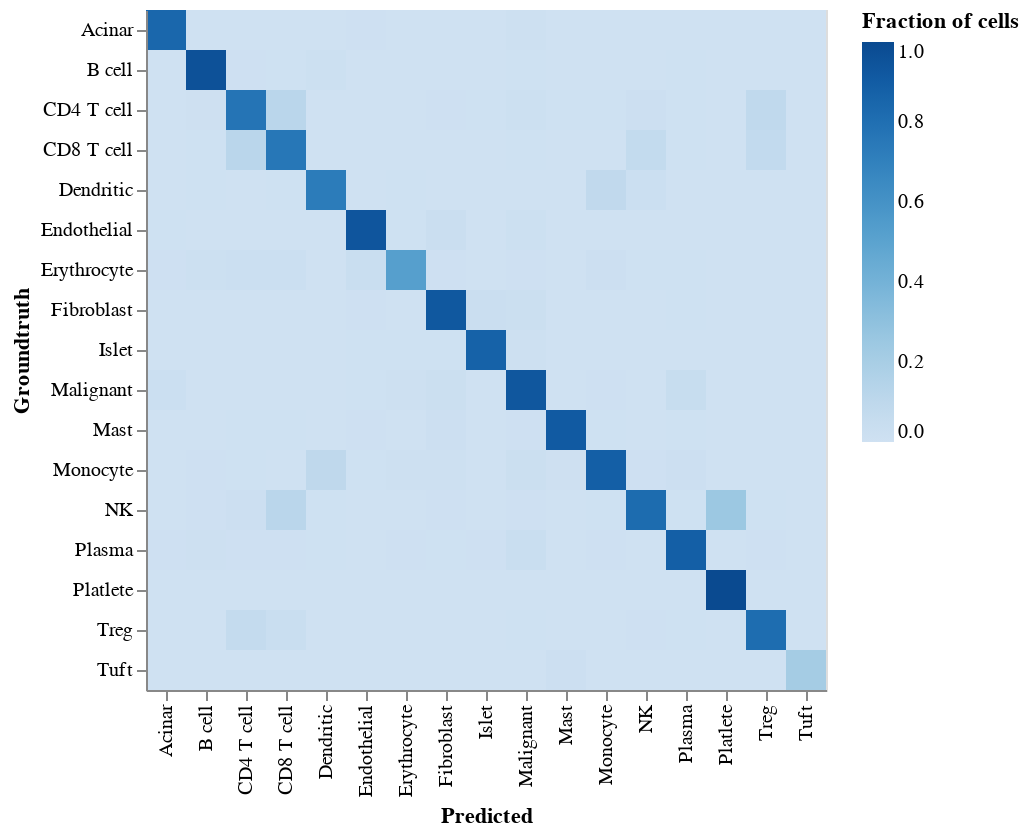

Notebook code cell kept with this figure:
### Code cell
chart = alt.Chart(pdf).mark_rect().encode(
    x=alt.X('Predicted:O'),
    y=alt.Y('Groundtruth:O'),
    color=alt.Color('Fraction of cells', scale=alt.Scale(zero=True, scheme='Blues'))
)
chart

### Figure 1 — Vega-Lite specification as saved in the notebook (floating-point values rounded to 4 significant figures; data arrays with more than 128 entries replaced by an {"elided": "..."} marker saying what was removed)
{"config": {"view": {"continuousWidth": 400, "continuousHeight": 300}}, "data": {"name": "data-848ad01897ee29867185b9ce0b823945"}, "mark": "rect", "encoding": {"color": {"type": "quantitative", "field": "Fraction of cells", "scale": {"scheme": "Blues", "zero": true}}, "x": {"type": "ordinal", "field": "Predicted"}, "y": {"type": "ordinal", "field": "Groundtruth"}}, "$schema": "https://vega.github.io/schema/vega-lite/v4.8.1.json", "datasets": {"data-848ad01897ee29867185b9ce0b823945": {"elided": "289 records"}}}
